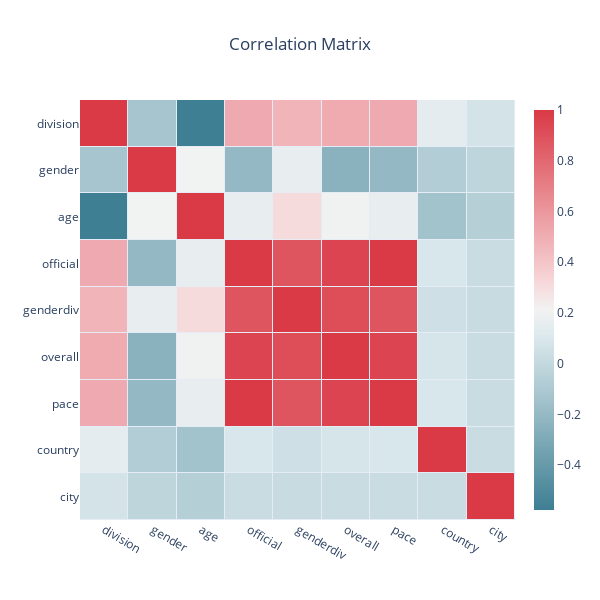

Notebook code for this chart:
### Code cell
#correlation matrix
from pandas import DataFrame
import plotly.graph_objs as go
#data = data.dropna()
from sklearn import preprocessing


le_gender = preprocessing.LabelEncoder()
le_country = preprocessing.LabelEncoder()
le_city = preprocessing.LabelEncoder()
data['gender'] = le_gender.fit_transform(data['gender'])
data['country'] = le_country.fit_transform(data['country'])
data['city'] = le_city.fit_transform(data['city'].astype(str))

list_data = [[row[2],row[4],row[5],row[6],row[8],row[11],row[12],row[18],row[19] ] for row in data.values]
df_train = DataFrame(list_data, columns=['division','gender','age','official','genderdiv','overall','pace','country','city'])
corrmat = df_train.corr()

#create the chart
sns_colorscale = [[0.0, '#3f7f93'], #cmap = sns.diverging_palette(220, 10, as_cmap = True)
 [0.071, '#5890a1'],
 [0.143, '#72a1b0'],
 [0.214, '#8cb3bf'],
 [0.286, '#a7c5cf'],
 [0.357, '#c0d6dd'],
 [0.429, '#dae8ec'],
 [0.5, '#f2f2f2'],
 [0.571, '#f7d7d9'],
 [0.643, '#f2bcc0'],
 [0.714, '#eda3a9'],
 [0.786, '#e8888f'],
 [0.857, '#e36e76'],
 [0.929, '#de535e'],
 [1.0, '#d93a46']]

heat = go.Heatmap(z=corrmat,
                  x=df_train.columns,
                  y=df_train.columns,
                  xgap=1, ygap=1,
                  colorscale=sns_colorscale,
                  colorbar_thickness=20,
                  colorbar_ticklen=3,
                  hovertext =df_train.columns,
                  hoverinfo='text',                  
                   )


title = 'Correlation Matrix'               

layout = go.Layout(title_text=title, title_x=0.5, 
                   width=600, height=600,
                   xaxis_showgrid=False,
                   yaxis_showgrid=False,
                   yaxis_autorange='reversed')
   
fig=go.Figure(data=[heat], layout=layout)        
fig.show()

### Figure 1 — Plotly figure (JSON) as saved in the notebook; plotly's stock layout.template omitted (floating-point values rounded to 4 significant figures)
{"data": [{"colorbar": {"thickness": 20, "ticklen": 3}, "colorscale": [[0, "#3f7f93"], [0.071, "#5890a1"], [0.143, "#72a1b0"], [0.214, "#8cb3bf"], [0.286, "#a7c5cf"], [0.357, "#c0d6dd"], [0.429, "#dae8ec"], [0.5, "#f2f2f2"], [0.571, "#f7d7d9"], [0.643, "#f2bcc0"], [0.714, "#eda3a9"], [0.786, "#e8888f"], [0.857, "#e36e76"], [0.929, "#de535e"], [1, "#d93a46"]], "hoverinfo": "text", "hovertext": ["division", "gender", "age", "official", "genderdiv", "overall", "pace", "country", "city"], "type": "heatmap", "x": ["division", "gender", "age", "official", "genderdiv", "overall", "pace", "country", "city"], "xgap": 1, "y": ["division", "gender", "age", "official", "genderdiv", "overall", "pace", "country", "city"], "ygap": 1, "z": [[1, -0.1258, -0.5773, 0.5154, 0.4708, 0.5145, 0.5156, 0.1463, 0.06938], [-0.1258, 1, 0.2088, -0.2044, 0.1668, -0.2466, -0.2047, -0.0748, -0.01974], [-0.5773, 0.2088, 1, 0.1664, 0.3068, 0.2011, 0.1666, -0.1462, -0.06219], [0.5154, -0.2044, 0.1664, 1, 0.8784, 0.9542, 0.9999, 0.09052, 0.02433], [0.4708, 0.1668, 0.3068, 0.8784, 1, 0.9092, 0.8788, 0.04794, 0.01592], [0.5145, -0.2466, 0.2011, 0.9542, 0.9092, 1, 0.9548, 0.08323, 0.02484], [0.5156, -0.2047, 0.1666, 0.9999, 0.8788, 0.9548, 1, 0.09051, 0.02435], [0.1463, -0.0748, -0.1462, 0.09052, 0.04794, 0.08323, 0.09051, 1, 0.02661], [0.06938, -0.01974, -0.06219, 0.02433, 0.01592, 0.02484, 0.02435, 0.02661, 1]]}], "layout": {"height": 600, "title": {"text": "Correlation Matrix", "x": 0.5}, "width": 600, "xaxis": {"showgrid": false}, "yaxis": {"autorange": "reversed", "showgrid": false}}}
